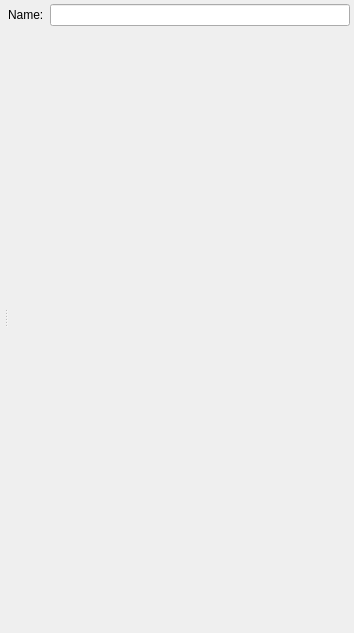
<?xml version="1.0" encoding="UTF-8"?>
<ui version="4.0">
 <class>Form</class>
 <widget class="QWidget" name="Form">
  <property name="geometry">
   <rect>
    <x>0</x>
    <y>0</y>
    <width>354</width>
    <height>633</height>
   </rect>
  </property>
  <property name="windowTitle">
   <string>Form</string>
  </property>
  <layout class="QVBoxLayout" name="verticalLayout_2">
   <property name="margin">
    <number>4</number>
   </property>
   <item>
    <widget class="QSplitter" name="splitter">
     <property name="orientation">
      <enum>Qt::Horizontal</enum>
     </property>
     <widget class="QWidget" name="layoutWidget">
      <layout class="QVBoxLayout" name="verticalLayout_3">
       <property name="margin">
        <number>0</number>
       </property>
       <item>
        <widget class="QWidget" name="myGeneralCanvas" native="true">
         <property name="sizePolicy">
          <sizepolicy hsizetype="MinimumExpanding" vsizetype="Fixed">
           <horstretch>0</horstretch>
           <verstretch>0</verstretch>
          </sizepolicy>
         </property>
         <property name="element_type" stdset="0">
          <string notr="true">general_canvas</string>
         </property>
        </widget>
       </item>
       <item>
        <widget class="QWidget" name="myDisplayCanvas" native="true">
         <property name="sizePolicy">
          <sizepolicy hsizetype="MinimumExpanding" vsizetype="MinimumExpanding">
           <horstretch>0</horstretch>
           <verstretch>0</verstretch>
          </sizepolicy>
         </property>
         <property name="minimumSize">
          <size>
           <width>0</width>
           <height>0</height>
          </size>
         </property>
         <property name="element_type" stdset="0">
          <string notr="true">display_widget_canvas</string>
         </property>
        </widget>
       </item>
      </layout>
     </widget>
     <widget class="QWidget" name="widget" native="true">
      <layout class="QVBoxLayout" name="verticalLayout">
       <property name="margin">
        <number>0</number>
       </property>
       <item>
        <layout class="QHBoxLayout" name="horizontalLayout">
         <item>
          <widget class="QLabel" name="short_name_label">
           <property name="text">
            <string>Name:</string>
           </property>
          </widget>
         </item>
         <item>
          <widget class="QLineEdit" name="short_name"/>
         </item>
        </layout>
       </item>
       <item>
        <spacer name="verticalSpacer">
         <property name="orientation">
          <enum>Qt::Vertical</enum>
         </property>
         <property name="sizeHint" stdset="0">
          <size>
           <width>20</width>
           <height>18</height>
          </size>
         </property>
        </spacer>
       </item>
      </layout>
     </widget>
    </widget>
   </item>
  </layout>
 </widget>
 <resources/>
 <connections/>
</ui>
